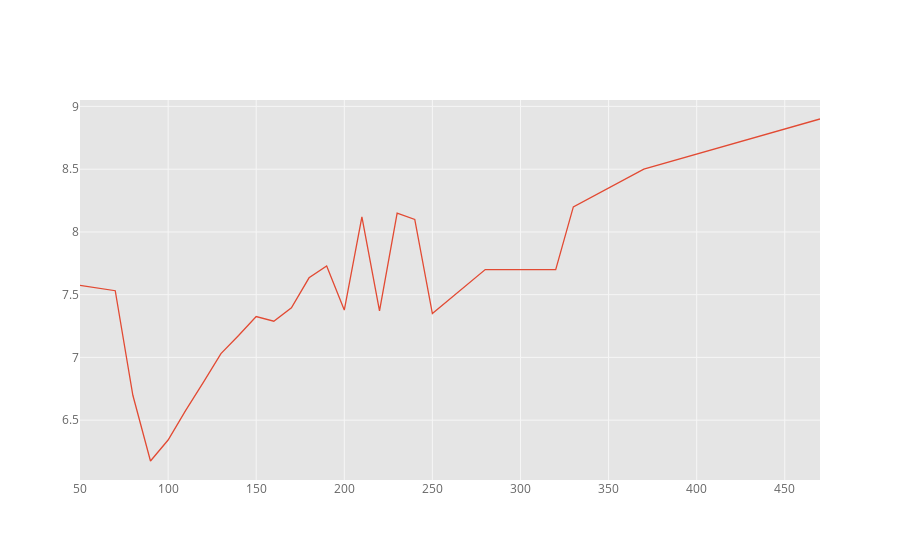

The cell this chart's notebook holds for it:
### Markdown cell above
If your SQL query is correct you should get some intesting plots below.  This might explain why directors keep going a particular direction with film lengths.

### Code cell
runtimeRatingsDf.iplot(x="runtime_bin", y="avg_rating", asFigure=True)

### Figure 1 — Plotly figure (JSON) as saved in the notebook; plotly's stock layout.template omitted (floating-point values rounded to 4 significant figures)
{"data": [{"line": {"color": "rgba(226, 74, 51, 1.0)", "dash": "solid", "shape": "linear", "width": 1.3}, "mode": "lines", "name": "avg_rating", "text": "", "type": "scatter", "x": [50, 70, 80, 90, 100, 110, 120, 130, 140, 150, 160, 170, 180, 190, 200, 210, 220, 230, 240, 250, 280, 320, 330, 370, 470], "y": [7.575, 7.532, 6.698, 6.175, 6.342, 6.578, 6.801, 7.03, 7.174, 7.326, 7.289, 7.396, 7.634, 7.729, 7.378, 8.12, 7.371, 8.15, 8.1, 7.35, 7.7, 7.7, 8.2, 8.5, 8.9]}], "layout": {"legend": {"bgcolor": "#FFFFFF", "font": {"color": "#666666"}}, "paper_bgcolor": "#FFFFFF", "plot_bgcolor": "#E5E5E5", "title": {"font": {"color": "#151516"}}, "xaxis": {"gridcolor": "#F6F6F6", "showgrid": true, "tickfont": {"color": "#666666"}, "title": {"font": {"color": "#666666"}, "text": ""}, "zerolinecolor": "#F6F6F6"}, "yaxis": {"gridcolor": "#F6F6F6", "showgrid": true, "tickfont": {"color": "#666666"}, "title": {"font": {"color": "#666666"}, "text": ""}, "zerolinecolor": "#F6F6F6"}}}
